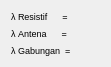
   <widget class="QWidget" name="layoutWidget_4">
    <property name="geometry">
     <rect>
      <x>600</x>
      <y>80</y>
      <width>111</width>
      <height>47</height>
     </rect>
    </property>
    <layout class="QGridLayout" name="gridLayout_8">
     <item row="0" column="0">
      <widget class="QLabel" name="label_15">
       <property name="font">
        <font>
         <pointsize>7</pointsize>
        </font>
       </property>
       <property name="text">
        <string>λ Resistif      =</string>
       </property>
      </widget>
     </item>
     <item row="0" column="1">
      <widget class="QLabel" name="lamda_r">
       <property name="font">
        <font>
         <pointsize>7</pointsize>
        </font>
       </property>
       <property name="text">
        <string/>
       </property>
      </widget>
     </item>
     <item row="1" column="0">
      <widget class="QLabel" name="label_16">
       <property name="font">
        <font>
         <pointsize>7</pointsize>
        </font>
       </property>
       <property name="text">
        <string>λ Antena      =</string>
       </property>
      </widget>
     </item>
     <item row="1" column="1">
      <widget class="QLabel" name="lamda_a">
       <property name="font">
        <font>
         <pointsize>7</pointsize>
        </font>
       </property>
       <property name="text">
        <string/>
       </property>
      </widget>
     </item>
     <item row="2" column="0">
      <widget class="QLabel" name="label_17">
       <property name="font">
        <font>
         <pointsize>7</pointsize>
        </font>
       </property>
       <property name="text">
        <string>λ Gabungan  =</string>
       </property>
      </widget>
     </item>
     <item row="2" column="1">
      <widget class="QLabel" name="lamda_g">
       <property name="font">
        <font>
         <pointsize>7</pointsize>
        </font>
       </property>
       <property name="text">
        <string/>
       </property>
      </widget>
     </item>
    </layout>
   </widget>
